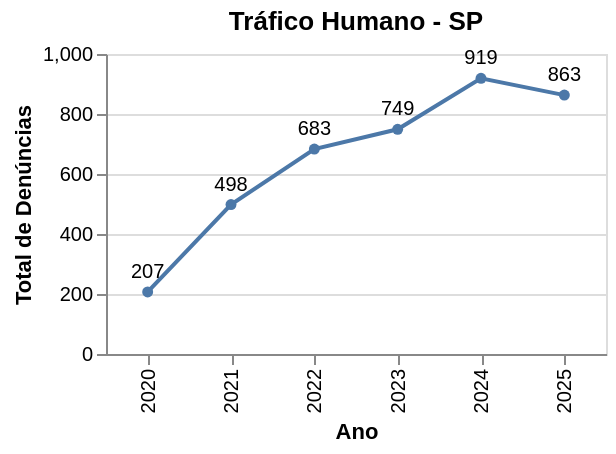

Source (notebook cell):
### Code cell
uf='SP'
df = df_teste_origem[df_teste_origem['UF']==uf][['nome_estado','hash','ano']].groupby(['nome_estado','ano'],as_index=False).sum()


chart1 = (
    alt.Chart(df)
    .mark_line(
        point=True
    )
    .encode(
        x=alt.X(
            'ano:O',
            title='Ano'
        ),
        y=alt.Y(
            'hash:Q',
            title='Total de Denúncias'
        ),
        tooltip=[
            alt.Tooltip('ano:O', title='Ano'),
            alt.Tooltip('hash:Q', title='Denúncias', format=',')
        ]
    )
    .properties(
        width=250,
        height=150,
        title=f'Tráfico Humano - {uf}'
    )
)

text = (
    alt.Chart(df)
    .mark_text(
        dy=-10,
        fontSize=10
    )
    .encode(
        x=alt.X('ano:O'),
        y=alt.Y('hash:Q'),
        text=alt.Text('hash:Q', format=',')
    )
)

chart = chart1 + text

chart

### Figure 1 — Vega-Lite specification as saved in the notebook (floating-point values rounded to 4 significant figures)
{"config": {"view": {"continuousWidth": 300, "continuousHeight": 300}}, "layer": [{"mark": {"type": "line", "point": true}, "encoding": {"tooltip": [{"field": "ano", "title": "Ano", "type": "ordinal"}, {"field": "hash", "format": ",", "title": "Denúncias", "type": "quantitative"}], "x": {"field": "ano", "title": "Ano", "type": "ordinal"}, "y": {"field": "hash", "title": "Total de Denúncias", "type": "quantitative"}}, "title": "Tráfico Humano - SP"}, {"mark": {"type": "text", "dy": -10, "fontSize": 10}, "encoding": {"text": {"field": "hash", "format": ",", "type": "quantitative"}, "x": {"field": "ano", "type": "ordinal"}, "y": {"field": "hash", "type": "quantitative"}}}], "data": {"name": "data-4b4344da417c21dd7a0ea6d87a2a9de8"}, "height": 150, "width": 250, "$schema": "https://vega.github.io/schema/vega-lite/v6.4.1.json", "datasets": {"data-4b4344da417c21dd7a0ea6d87a2a9de8": [{"nome_estado": "São Paulo", "ano": 2020, "hash": 207}, {"nome_estado": "São Paulo", "ano": 2021, "hash": 498}, {"nome_estado": "São Paulo", "ano": 2022, "hash": 683}, {"nome_estado": "São Paulo", "ano": 2023, "hash": 749}, {"nome_estado": "São Paulo", "ano": 2024, "hash": 919}, {"nome_estado": "São Paulo", "ano": 2025, "hash": 863}]}}
